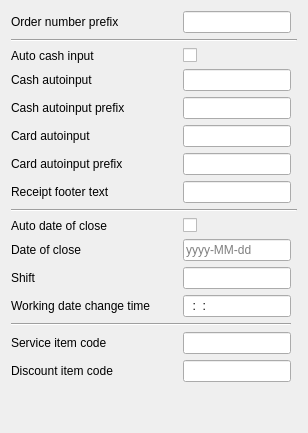
         <widget class="QWidget" name="tab_3">
          <attribute name="title">
           <string>Sale, common</string>
          </attribute>
          <layout class="QGridLayout" name="gridLayout_8">
           <item row="4" column="0">
            <widget class="QLabel" name="label_39">
             <property name="text">
              <string>Cash autoinput prefix</string>
             </property>
            </widget>
           </item>
           <item row="12" column="0">
            <widget class="QLabel" name="label_30">
             <property name="text">
              <string>Working date change time</string>
             </property>
            </widget>
           </item>
           <item row="11" column="2">
            <widget class="C5LineEdit" name="leShift">
             <property name="Tag" stdset="0">
              <number>31</number>
             </property>
            </widget>
           </item>
           <item row="3" column="2">
            <widget class="C5LineEdit" name="leCashId">
             <property name="Tag" stdset="0">
              <number>32</number>
             </property>
            </widget>
           </item>
           <item row="4" column="2">
            <widget class="C5LineEdit" name="leCashIdPrefix">
             <property name="Tag" stdset="0">
              <number>36</number>
             </property>
            </widget>
           </item>
           <item row="7" column="0">
            <widget class="QLabel" name="label_55">
             <property name="text">
              <string>Receipt footer text</string>
             </property>
            </widget>
           </item>
           <item row="14" column="0">
            <widget class="QLabel" name="label_373">
             <property name="text">
              <string>Service item code</string>
             </property>
            </widget>
           </item>
           <item row="13" column="0" colspan="3">
            <widget class="Line" name="line_7">
             <property name="orientation">
              <enum>Qt::Orientation::Horizontal</enum>
             </property>
            </widget>
           </item>
           <item row="11" column="0">
            <widget class="QLabel" name="label_61">
             <property name="text">
              <string>Shift</string>
             </property>
            </widget>
           </item>
           <item row="5" column="0">
            <widget class="QLabel" name="label_38">
             <property name="text">
              <string>Card autoinput</string>
             </property>
            </widget>
           </item>
           <item row="2" column="0">
            <widget class="QLabel" name="label_37">
             <property name="text">
              <string>Auto cash input</string>
             </property>
            </widget>
           </item>
           <item row="10" column="0">
            <widget class="QLabel" name="label_60">
             <property name="text">
              <string>Date of close</string>
             </property>
            </widget>
           </item>
           <item row="0" column="2">
            <widget class="C5LineEdit" name="leOrderPrefix">
             <property name="Tag" stdset="0">
              <number>10</number>
             </property>
            </widget>
           </item>
           <item row="14" column="2">
            <widget class="C5LineEdit" name="leServiceItemCode">
             <property name="Tag" stdset="0">
              <number>32</number>
             </property>
            </widget>
           </item>
           <item row="3" column="0">
            <widget class="QLabel" name="label_34">
             <property name="text">
              <string>Cash autoinput</string>
             </property>
            </widget>
           </item>
           <item row="8" column="0" colspan="4">
            <widget class="Line" name="line_2">
             <property name="orientation">
              <enum>Qt::Orientation::Horizontal</enum>
             </property>
            </widget>
           </item>
           <item row="7" column="2">
            <widget class="C5LineEdit" name="leReceiptFooterText">
             <property name="Tag" stdset="0">
              <number>56</number>
             </property>
            </widget>
           </item>
           <item row="9" column="2">
            <widget class="C5CheckBox" name="chAutoDateCash">
             <property name="text">
              <string/>
             </property>
             <property name="Tag" stdset="0">
              <number>19</number>
             </property>
            </widget>
           </item>
           <item row="2" column="2">
            <widget class="C5CheckBox" name="chAutoCash">
             <property name="text">
              <string/>
             </property>
             <property name="Tag" stdset="0">
              <number>38</number>
             </property>
            </widget>
           </item>
           <item row="6" column="0">
            <widget class="QLabel" name="label_40">
             <property name="text">
              <string>Card autoinput prefix</string>
             </property>
            </widget>
           </item>
           <item row="10" column="2">
            <widget class="C5LineEdit" name="leDateOfClose">
             <property name="readOnly">
              <bool>false</bool>
             </property>
             <property name="placeholderText">
              <string>yyyy-MM-dd</string>
             </property>
             <property name="Tag" stdset="0">
              <number>20</number>
             </property>
            </widget>
           </item>
           <item row="9" column="0">
            <widget class="QLabel" name="label_24">
             <property name="text">
              <string>Auto date of close</string>
             </property>
            </widget>
           </item>
           <item row="0" column="0">
            <widget class="QLabel" name="label_10">
             <property name="text">
              <string>Order number prefix</string>
             </property>
            </widget>
           </item>
           <item row="1" column="0" colspan="4">
            <widget class="Line" name="line">
             <property name="orientation">
              <enum>Qt::Orientation::Horizontal</enum>
             </property>
            </widget>
           </item>
           <item row="6" column="2">
            <widget class="C5LineEdit" name="leCardIdPrefix">
             <property name="Tag" stdset="0">
              <number>37</number>
             </property>
            </widget>
           </item>
           <item row="16" column="1">
            <spacer name="verticalSpacer_2">
             <property name="orientation">
              <enum>Qt::Orientation::Vertical</enum>
             </property>
             <property name="sizeHint" stdset="0">
              <size>
               <width>20</width>
               <height>40</height>
              </size>
             </property>
            </spacer>
           </item>
           <item row="5" column="2">
            <widget class="C5LineEdit" name="leCardId">
             <property name="Tag" stdset="0">
              <number>35</number>
             </property>
            </widget>
           </item>
           <item row="12" column="2">
            <widget class="C5LineEdit" name="leChangeWorkingDateTime">
             <property name="inputMask">
              <string>##:##:##</string>
             </property>
             <property name="Tag" stdset="0">
              <number>26</number>
             </property>
            </widget>
           </item>
           <item row="15" column="0">
            <widget class="QLabel" name="label_374">
             <property name="text">
              <string>Discount item code</string>
             </property>
            </widget>
           </item>
           <item row="15" column="2">
            <widget class="C5LineEdit" name="leDiscountItemCode">
             <property name="Tag" stdset="0">
              <number>32</number>
             </property>
            </widget>
           </item>
          </layout>
         </widget>
